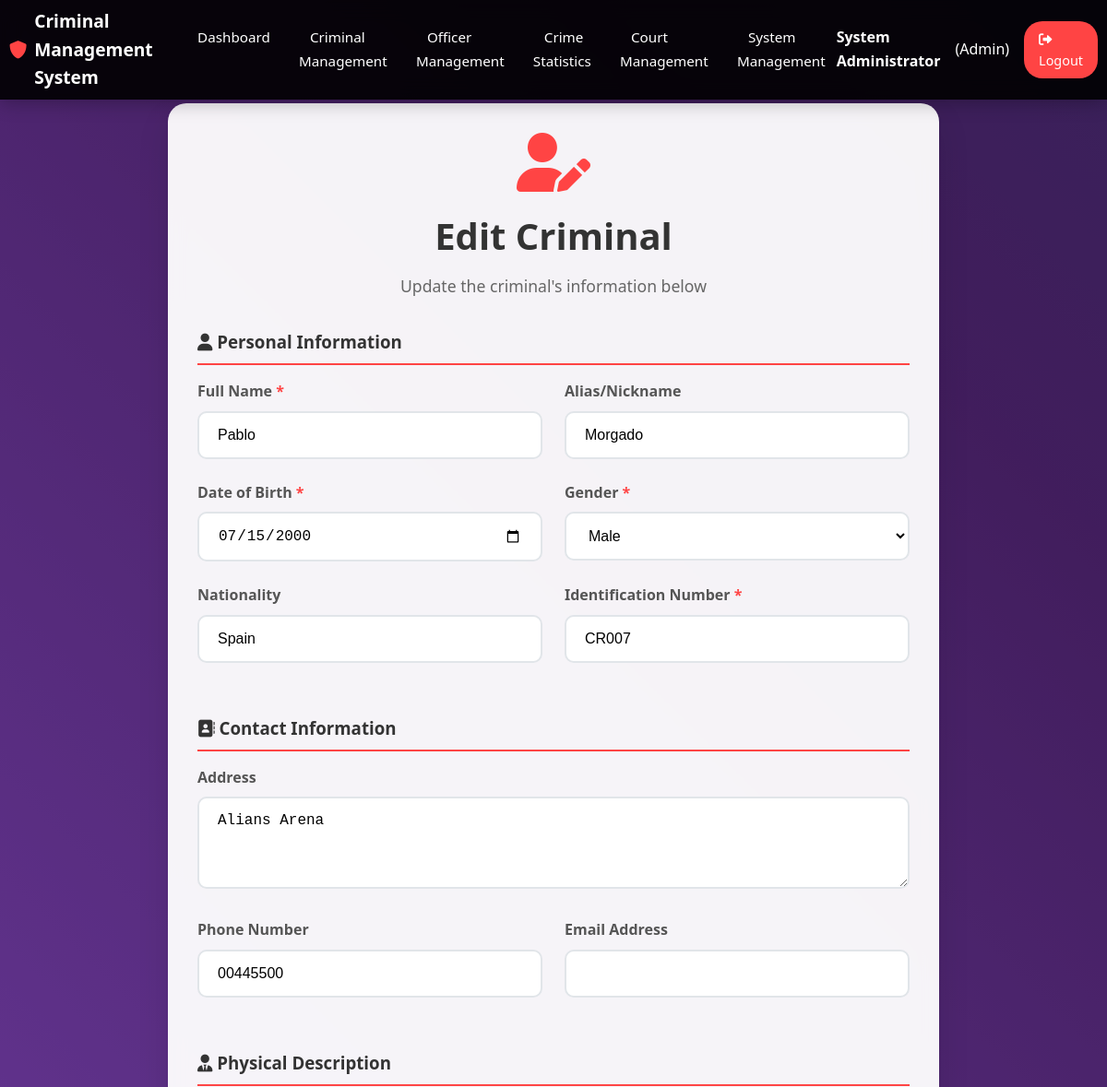
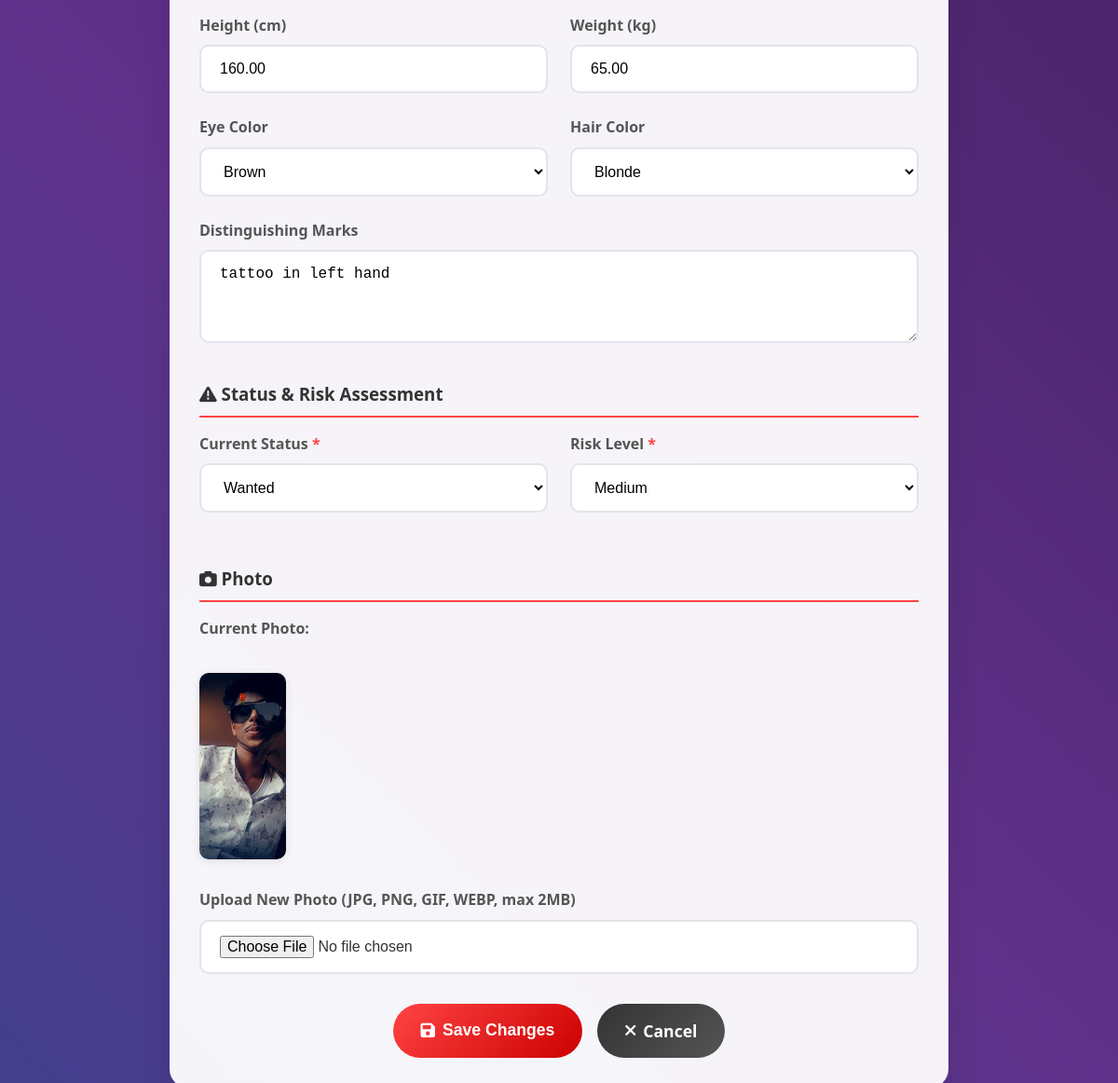
Screenshot of /modules/criminals/edit_criminal.php?id=6 (signed in) with the database file from the repository (2 pictures, top to bottom).
### tables this page shows
CREATE TABLE `criminals` (
  `id` int(11) NOT NULL,
  `fullname` varchar(100) NOT NULL,
  `alias` varchar(100) DEFAULT NULL,
  `date_of_birth` date NOT NULL,
  `gender` enum('male','female','other') NOT NULL,
  `nationality` varchar(50) DEFAULT NULL,
  `identification_number` varchar(50) NOT NULL,
  `address` text DEFAULT NULL,
  `phone` varchar(20) DEFAULT NULL,
  `email` varchar(100) DEFAULT NULL,
  `height` decimal(5,2) DEFAULT NULL,
  `weight` decimal(5,2) DEFAULT NULL,
  `eye_color` varchar(20) DEFAULT NULL,
  `hair_color` varchar(20) DEFAULT NULL,
  `distinguishing_marks` text DEFAULT NULL,
  `photo` varchar(255) DEFAULT NULL,
  `fingerprint_data` text DEFAULT NULL,
  `dna_sample` varchar(255) DEFAULT NULL,
  `status` enum('wanted','arrested','convicted','released','deceased') DEFAULT 'wanted',
  `risk_level` enum('low','medium','high','extreme') DEFAULT 'medium',
  `created_by` int(11) NOT NULL,
  `created_at` timestamp NOT NULL DEFAULT current_timestamp(),
  `updated_at` timestamp NOT NULL DEFAULT current_timestamp() ON UPDATE current_timestamp()
);

### modules/criminals/edit_criminal.php (the view, shortened to what this page needs)
<?php
$criminal_id = (int)$_GET['id'];
$servername = "localhost";
$username = "root";
$password = "";
$dbname = "criminal_management";
try {
    $conn = new PDO("mysql:host=$servername;dbname=$dbname", $username, $password);
    $conn->setAttribute(PDO::ATTR_ERRMODE, PDO::ERRMODE_EXCEPTION);
} catch(PDOException $e) {
    die("Connection failed: " . $e->getMessage());
}
try {
    $stmt = $conn->prepare("SELECT * FROM criminals WHERE id = ?");
    $stmt->execute([$criminal_id]);
    $criminal = $stmt->fetch(PDO::FETCH_ASSOC);
} catch(PDOException $e) {
    $criminal = null;
}
$user_name = isset($_SESSION['fullname']) ? $_SESSION['fullname'] : '';
$user_role = isset($_SESSION['role']) ? $_SESSION['role'] : '';
?>
<!DOCTYPE html>
<html lang="en">
<head>
    <link href="https://cdnjs.cloudflare.com/ajax/libs/font-awesome/6.0.0/css/all.min.css" rel="stylesheet">
</head>
<body>
    <div class="background-container">
    </div>
    <nav class="navbar">
        <div class="nav-content">
            <a href="dashboard.php" class="logo">
                <i class="fas fa-shield-alt"></i>
                Criminal Management System
            </a>
            <ul class="nav-links">
                <li><a href="dashboard.php">Dashboard</a></li>
                <li><a href="criminal_management.php">Criminal Management</a></li>
                <li><a href="officer_management.php">Officer Management</a></li>
                <li><a href="crime_statistics.php">Crime Statistics</a></li>
                <li><a href="court_management.php">Court Management</a></li>
                <li><a href="system_management.php">System Management</a></li>
            </ul>
            <div class="user-info">
                <span class="user-name"><?php echo htmlspecialchars($user_name); ?></span>
                <span>(<?php echo ucfirst($user_role); ?>)</span>
                <a href="logout.php" class="logout-btn">
                    <i class="fas fa-sign-out-alt"></i> Logout
                </a>
            </div>
        </div>
    </nav>
    <div class="main-content">
        <div class="form-container">
            <div class="form-header">
                <i class="fas fa-user-edit"></i>
                <h1>Edit Criminal</h1>
                <p>Update the criminal's information below</p>
            </div>
            <form method="POST" id="editCriminalForm" enctype="multipart/form-data">
                <h3 style="margin-bottom: 1rem; color: #333; border-bottom: 2px solid #ff4444; padding-bottom: 0.5rem;">
                    <i class="fas fa-user"></i> Personal Information
                </h3>
                <div class="form-row">
                    <div class="form-group">
                        <label for="fullname" class="required">Full Name</label>
                        <input type="text" id="fullname" name="fullname" required value="<?php echo htmlspecialchars($criminal['fullname']); ?>">
                    </div>
                    <div class="form-group">
                        <label for="alias">Alias/Nickname</label>
                        <input type="text" id="alias" name="alias" value="<?php echo htmlspecialchars($criminal['alias']); ?>">
                    </div>
                </div>
                <div class="form-row">
                    <div class="form-group">
                        <label for="date_of_birth" class="required">Date of Birth</label>
                        <input type="date" id="date_of_birth" name="date_of_birth" required value="<?php echo htmlspecialchars($criminal['date_of_birth']); ?>">
                    </div>
                    <div class="form-group">
                        <label for="gender" class="required">Gender</label>
                        <select id="gender" name="gender" required>
                            <option value="male" <?php echo $criminal['gender'] === 'male' ? 'selected' : ''; ?>>Male</option>
                        </select>
                    </div>
                </div>
                <div class="form-row">
                    <div class="form-group">
                        <label for="nationality">Nationality</label>
                        <input type="text" id="nationality" name="nationality" value="<?php echo htmlspecialchars($criminal['nationality']); ?>">
                    </div>
                    <div class="form-group">
                        <label for="identification_number" class="required">Identification Number</label>
                        <input type="text" id="identification_number" name="identification_number" required value="<?php echo htmlspecialchars($criminal['identification_number']); ?>">
                    </div>
                </div>
                <h3 style="margin: 2rem 0 1rem 0; color: #333; border-bottom: 2px solid #ff4444; padding-bottom: 0.5rem;">
                    <i class="fas fa-address-book"></i> Contact Information
                </h3>
                <div class="form-group full-width">
                    <label for="address">Address</label>
                    <textarea id="address" name="address"><?php echo htmlspecialchars($criminal['address']); ?></textarea>
                </div>
                <div class="form-row">
                    <div class="form-group">
                        <label for="phone">Phone Number</label>
                        <input type="tel" id="phone" name="phone" value="<?php echo htmlspecialchars($criminal['phone']); ?>">
                    </div>
                    <div class="form-group">
                        <label for="email">Email Address</label>
                        <input type="email" id="email" name="email" value="<?php echo htmlspecialchars($criminal['email']); ?>">
                    </div>
                </div>
                <h3 style="margin: 2rem 0 1rem 0; color: #333; border-bottom: 2px solid #ff4444; padding-bottom: 0.5rem;">
                    <i class="fas fa-user-tie"></i> Physical Description
                </h3>
                <div class="form-row">
                    <div class="form-group">
                        <label for="height">Height (cm)</label>
                        <input type="number" id="height" name="height" step="0.1" min="50" max="250" value="<?php echo htmlspecialchars($criminal['height']); ?>">
                    </div>
                    <div class="form-group">
                        <label for="weight">Weight (kg)</label>
                        <input type="number" id="weight" name="weight" step="0.1" min="20" max="200" value="<?php echo htmlspecialchars($criminal['weight']); ?>">
                    </div>
                </div>
                <div class="form-row">
                    <div class="form-group">
                        <label for="eye_color">Eye Color</label>
                        <select id="eye_color" name="eye_color">
                            <option value="brown" <?php echo $criminal['eye_color'] === 'brown' ? 'selected' : ''; ?>>Brown</option>
                        </select>
                    </div>
                    <div class="form-group">
                        <label for="hair_color">Hair Color</label>
                        <select id="hair_color" name="hair_color">
                            <option value="blonde" <?php echo $criminal['hair_color'] === 'blonde' ? 'selected' : ''; ?>>Blonde</option>
                        </select>
                    </div>
                </div>
                <div class="form-group full-width">
                    <label for="distinguishing_marks">Distinguishing Marks</label>
                    <textarea id="distinguishing_marks" name="distinguishing_marks"><?php echo htmlspecialchars($criminal['distinguishing_marks']); ?></textarea>
                </div>
                <h3 style="margin: 2rem 0 1rem 0; color: #333; border-bottom: 2px solid #ff4444; padding-bottom: 0.5rem;">
                    <i class="fas fa-exclamation-triangle"></i> Status & Risk Assessment
                </h3>
                <div class="form-row">
                    <div class="form-group">
                        <label for="status" class="required">Current Status</label>
                        <select id="status" name="status" required>
                            <option value="wanted" <?php echo $criminal['status'] === 'wanted' ? 'selected' : ''; ?>>Wanted</option>
                        </select>
                    </div>
                    <div class="form-group">
                        <label for="risk_level" class="required">Risk Level</label>
                        <select id="risk_level" name="risk_level" required>
                            <option value="medium" <?php echo $criminal['risk_level'] === 'medium' ? 'selected' : ''; ?>>Medium</option>
                        </select>
                    </div>
                </div>
                <h3 style="margin: 2rem 0 1rem 0; color: #333; border-bottom: 2px solid #ff4444; padding-bottom: 0.5rem;">
                    <i class="fas fa-camera"></i> Photo
                </h3>
                <?php if (!empty($criminal['photo'])): ?>
                    <div class="form-group full-width" style="margin-bottom:1.5rem;">
                        <label>Current Photo:</label><br>
                        <img src="<?php echo htmlspecialchars($criminal['photo']); ?>" alt="Criminal Photo" style="max-width:200px;max-height:200px;border-radius:10px;box-shadow:0 2px 10px rgba(0,0,0,0.1);">
                    </div>
                <?php endif; ?>
                <div class="form-group full-width">
                    <label for="photo">Upload New Photo (JPG, PNG, GIF, WEBP, max 2MB)</label>
                    <input type="file" id="photo" name="photo" accept="image/*">
                </div>
                <div class="form-actions">
                    <button type="submit" class="btn btn-primary">
                        <i class="fas fa-save"></i> Save Changes
                    </button>
                    <a href="view_criminal.php?id=<?php echo $criminal['id']; ?>" class="btn btn-secondary">
                        <i class="fas fa-times"></i> Cancel
                    </a>
                </div>
            </form>
        </div>
    </div>
</body>
</html>

### modules/criminals/edit_criminal.php (style rules this page uses)
* { margin: 0; padding: 0; box-sizing: border-box; }
body { font-family: 'Segoe UI', Tahoma, Geneva, Verdana, sans-serif; line-height: 1.6; color: #333; background: #f4f6f9; }
.background-container { position: fixed; top: 0; left: 0; width: 100%; height: 100%; z-index: -1; overflow: hidden; }
.navbar { background: rgba(0,0,0,0.9); backdrop-filter: blur(10px); padding: 0.5rem 0; position: fixed; width: 100%; top: 0; z-index: 1000; box-shadow: 0 2px 20px rgba(0,0,0,0.3); min-height: 40px; }
.nav-content { display: flex; justify-content: space-between; align-items: center; max-width: 1400px; margin: 0 auto; padding: 0 10px; min-height: 40px; }
.logo { font-size: 1.2rem; font-weight: bold; color: #fff; text-decoration: none; display: flex; align-items: center; gap: 8px; }
.logo i { color: #ff4444; font-size: 1.2rem; }
.nav-links { display: flex; list-style: none; gap: 1.2rem; }
.nav-links a { text-decoration: none; color: #fff; font-weight: 500; transition: color 0.3s ease; padding: 6px 12px; border-radius: 16px; font-size: 0.95rem; }
.user-info { display: flex; align-items: center; gap: 1rem; color: white; }
.user-info .user-name { font-weight: 600; }
.logout-btn { background: #ff4444; color: white; padding: 8px 16px; border: none; border-radius: 20px; text-decoration: none; font-size: 0.9rem; transition: all 0.3s ease; }
.main-content { margin-top: 80px; padding: 2rem; max-width: 900px; margin-left: auto; margin-right: auto; }
.form-container { background: rgba(255,255,255,0.95); backdrop-filter: blur(10px); border-radius: 20px; padding: 2rem; box-shadow: 0 15px 35px rgba(0,0,0,0.1); }
.form-header { text-align: center; margin-bottom: 2rem; }
.form-header h1 { font-size: 2.5rem; color: #333; margin-bottom: 0.5rem; }
.form-header p { color: #666; font-size: 1.1rem; }
.form-header i { font-size: 4rem; color: #ff4444; margin-bottom: 1rem; }
.form-row { display: grid; grid-template-columns: 1fr 1fr; gap: 1.5rem; }
.form-group { margin-bottom: 1.5rem; }
.form-group.full-width { grid-column: 1 / -1; }
.form-group label { display: block; margin-bottom: 0.5rem; font-weight: 600; color: #555; }
.form-group label.required::after { content: " *"; color: #ff4444; }
.form-group input, .form-group select, .form-group textarea { width: 100%; padding: 15px 20px; border: 2px solid #e1e5e9; border-radius: 10px; font-size: 1rem; transition: border-color 0.3s ease; background: white; }
.form-group textarea { resize: vertical; min-height: 100px; }
.btn { padding: 15px 30px; border: none; border-radius: 50px; font-size: 1.1rem; font-weight: 600; cursor: pointer; transition: all 0.3s ease; text-decoration: none; display: inline-flex; align-items: center; gap: 0.5rem; }
.btn-primary { background: linear-gradient(135deg, #ff4444 0%, #cc0000 100%); color: white; }
.btn-secondary { background: linear-gradient(135deg, #333 0%, #555 100%); color: white; }
.form-actions { display: flex; gap: 1rem; justify-content: center; margin-top: 2rem; }

### rows the page displays
criminals: fullname "Pablo", alias "Morgado", date_of_birth "07/15/2000", gender "Male", nationality "Spain", identification_number "CR007", address "Alians Arena", phone "00445500", height "160.00", weight "65.00", eye_color "Brown", hair_color "Blonde", distinguishing_marks "tattoo in left hand", status "Wanted", risk_level "Medium", photo (picture)

### other values shown
$user_name "System Administrator"
$user_role "Admin"
